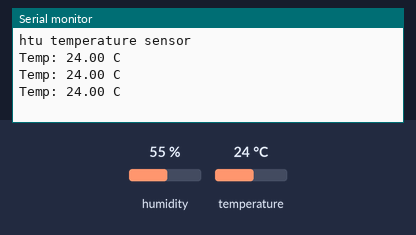
Simulated run of this sketch. Board: Arduino Uno, built with avr-gcc and run on an emulated ATmega328P. Shown: the last lines printed to the serial monitor. The inputs (shaded band) are chosen by the test bench; at power-on: temperature 24 °C, humidity 55 %.

Above: at 1.4 s.
1.5 s: temperature set to 12 °C
At 2.3 s:
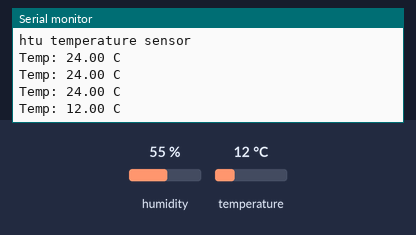
3.0 s: temperature set to 19 °C
At 3.5 s:
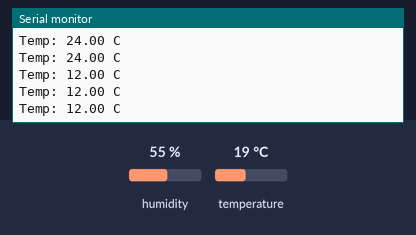
Timing chart, 0 to 6.0 s (numbered marks = the images above; inputs shaded):
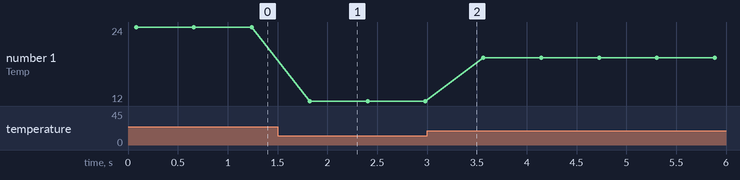

The sketch:

Get_temperature_htu.ino
```cpp
//Get temperature with htu31 sensor
//
//
//Gerardo Fregoso Jiménez Code based on adafruit library
//
//
//
//--------------------------------------------------------
//include libraries
#include <Wire.h>//wire for i2c
#include "Adafruit_HTU31D.h"//adafruit library
//--------------------------------------------------------
Adafruit_HTU31D htu = Adafruit_HTU31D();//declare the name of the sensor
float temperature = 0;//declare the temperature variable
//--------------------------------------------------------
//Setup
void setup() {
  Serial.begin(115200);//start Serial communication at 15200 bps
  Serial.println("htu temperature sensor");
//%%%%%%%%%%%%%%%%%%%%%%%%%%%%%%%%%%%%%%%%%%%%%%%%%%%%%%%%%%%%%
//starting the sensor
  if (!htu.begin(0x40)) {//i2c communication begins
    Serial.println("Couldn't find sensor!");//if it dosen't find the sensor
    while (1);
  }
 //%%%%%%%%%%%%%%%%%%%%%%%%%%%%%%%%%%%%%%%%%%%%%%%%%%%%%%%%%%%%%
}
//--------------------------------------------------------
//Main loop
void loop() {
  sensors_event_t humidity, temp;//Declare name for sensor event
  htu.getEvent(&humidity, &temp);// populate temp objects with fresh data
temperature=temp.temperature;//put the value in another variable
  //%%%%%%%%%%%%%%%%%%%%%%%%%%%%%%%%%%%%%%%%%%%%%%%%%%%%%%%%%%%%%
  //print the temperature in celsius
  Serial.print("Temp: ");
  Serial.print(temperature);
  Serial.println(" C");
 //%%%%%%%%%%%%%%%%%%%%%%%%%%%%%%%%%%%%%%%%%%%%%%%%%%%%%%%%%%%%%
  delay(500);//delay for the data rate
}
//--------------------------------------------------------
//Gerardo Fregoso Jimenez 2022
```

Measured:
- after the input at 1.5 s, the serial monitor: prints a new line after 0.32 s (image 1)
- plotted number 1: 24 → 12 after the input at 1.5 s, 12 → 19 after the input at 3.0 s
